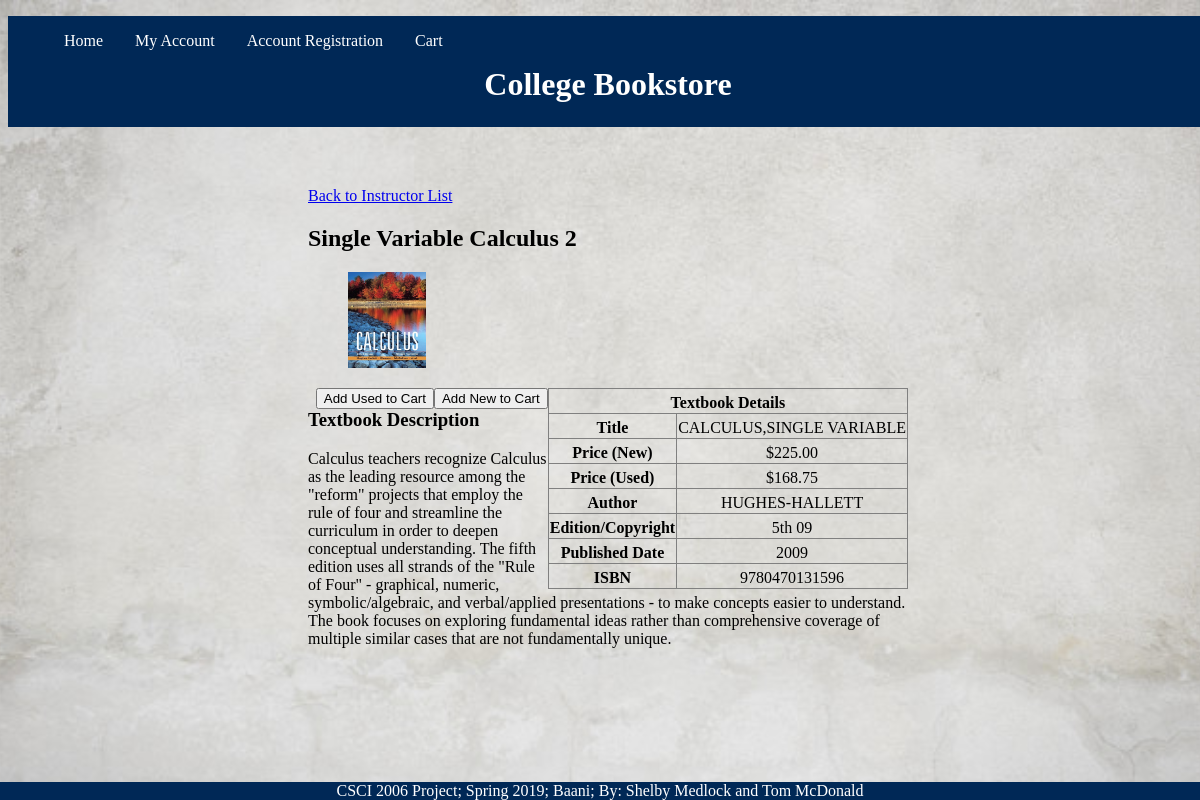
Screenshot of /bookPage.php?id=201 with the database file from the repository.
### tables this page shows
CREATE TABLE `subjects` (
  `title` varchar(255) DEFAULT NULL,
  `category` varchar(255) DEFAULT NULL,
  `subjectId` int(11) NOT NULL,
  `instructorId` int(11) NOT NULL
);

CREATE TABLE `schoolbooks` (
  `title` varchar(255) DEFAULT NULL,
  `author` varchar(255) DEFAULT NULL,
  `category` varchar(255) DEFAULT NULL,
  `subjectId` int(11) NOT NULL,
  `isbn` varchar(255) NOT NULL,
  `edition` varchar(255) DEFAULT NULL,
  `pubDate` varchar(255) DEFAULT NULL,
  `description` text,
  `newprice` double(100,2) DEFAULT NULL,
  `usedprice` double(100,2) DEFAULT NULL,
  `bookCover` varchar(255) DEFAULT NULL
);

### includes/bookPageSchool.inc.php (called while the page is built)
<?php
$subjectId = $_GET['id'];
$books = new SchoolBookDB($pdo);
$book = $books->findById($subjectId);
$subjects = new SubjectDB($pdo);
$subject = $subjects->findById($subjectId);
$subjectTitle = $subject['title'];
$title = $book['title'];
$newPrice = $book['newprice'];
$usedPrice = $book['usedprice'];
$img = $book['bookCover'];
$author = $book['author'];
$edition = $book['edition'];
$pubDate = $book['pubDate'];
$isbn = $book['isbn'];
$text = $book['description'];
?>

### includes/config.inc.php (called while the page is built, shortened)
<?php
spl_autoload_register(function ($class) {
    $file = 'lib/' . $class . '.class.php';
});
?>

### lib/SubjectDB.class.php (called while the page is built, shortened)
<?php
  class SubjectDB{
    private $pdo = null;
    private static $baseSQL = "SELECT * FROM Subjects";
    public function __construct($connection) {
        $this->pdo = $connection;
    }
    public function findById($id){
      $sql = self::$baseSQL.' WHERE subjectId=?';
      $statement = DatabaseHelper::runQuery($this->pdo, $sql, Array($id));
      return $statement->fetch();
    }
  }
?>

### lib/DatabaseHelper.class.php (called while the page is built, shortened)
<?php
class DatabaseHelper {
    public static function runQuery($pdo, $sql, $parameters=array())     {
        $statement = null;
        if (count($parameters) > 0) {
            $statement = $pdo->prepare($sql);
            $executedOk = $statement->execute($parameters);
        } else {
            $statement = $pdo->query($sql);
            if (!$statement) {
                throw new PDOException;
            }
        }
        return $statement;
    }
}
?>

### lib/SchoolBookDB.class.php (called while the page is built, shortened)
<?php
  class SchoolBookDB{
    private $pdo = null;
    private static $baseSQL = "SELECT * FROM SchoolBooks";
    public function __construct($connection) {
        $this->pdo = $connection;
    }
    public function findById($id){
      $sql = self::$baseSQL.' WHERE subjectId=?';
      $statement = DatabaseHelper::runQuery($this->pdo, $sql, Array($id));
      return $statement->fetch();
    }
  }
?>

### bookPage.php (the view, shortened to what this page needs)
<?php
	include "includes/config.inc.php";
	$subjectId = null;
	$postId = null;
	$inCart = false;
	if(isset($_GET['id'])){
		include "includes/bookPageSchool.inc.php";
	}
	include "includes/addToCart.inc.php";
?>
<!DOCTYPE html>
<html lang="en">
	<head>
		<link href="css/mainStyles.css" rel="stylesheet"/>
	</head>
	<body>
		<?php include "includes/header.inc.php";?>
		<article class="book">
			<?php
				if ($subjectId != null) {
					echo "<a href=\"instructorList.php\">Back to Instructor List</a>";
				}
			?>
			<h2><?php if ($subjectId != null) {
				echo $subjectTitle;
			}
			?></h2>
			<figure class="bookImg">
				<img src="images/<?php echo $img; ?>" alt="<?php echo $title; ?>" height="15%" width="15%">
			</figure>
			<form method="post" action="<?php
																		if ($subjectId != null) {
																			echo $_SERVER["PHP_SELF"]."?id=".$subjectId;
																		}
																		if ($postId != null) {
																			echo $_SERVER["PHP_SELF"]."?postId=".$postId;
																		}
																	?>">
			<table class="bookpagetable">
				<thead>
					<tr>
						<th colspan="2">Textbook Details</th>
					</tr>
				</thead>
				<tbody>
					<tr>
						<td><strong>Title</strong></td>
						<td id="bTitle" name="title"><?php echo $title; ?></td>
					</tr>
					<?php
						if($subjectId != null){
							echo "<tr>
								<td><strong>Price (New)</strong></td>
								<td id=\"bNewPrice\">$".$newPrice."</td>
							</tr>
							<tr>
								<td><strong>Price (Used)</strong></td>
								<td id=\"bUsedPrice\">$".$usedPrice."</td>
							</tr>";
						}
					?>
					<tr>
						<td><strong>Author</strong></td>
						<td><?php echo $author; ?></td>
					</tr>
					<?php
						if ($subjectId != null) {
							echo "<tr>
								<td><strong>Edition/Copyright</strong></td>
								<td>".$edition."</td>
							</tr>
							<tr>
								<td><strong>Published Date</strong></td>
								<td>".$pubDate."</td>
							</tr>";
						}
					?>
					<tr>
						<td><strong>ISBN</strong></td>
						<td name="isbn"><?php echo $isbn; ?></td>
					</tr>
				</tbody>
			</table>
			<?php
				if (isset($_COOKIE[$subjectId]) || $inCart) {
					echo "<p>In Cart</p>";
				}else {
					if ($subjectId != null) {
						echo "<input type=\"submit\" id=\"newButton\" name=\"newButton\" value=\"Add New to Cart\">
						<input type=\"submit\" id=\"usedButton\" name=\"usedButton\" value=\"Add Used to Cart\">";
					}
				}
			?>
			</form>
			<?php
				if($subjectId != null){
					echo "<section>
						<h3>Textbook Description</h3>
						<p>".$text."</P>
					</section>";
				}
			?>
		</article>
		<?php include "includes/footer.inc.php";?>
	</body>
</html>

### css/mainStyles.css (style rules this page uses)
body { background-image: url("../images/background.png"); background-size: 100%; width: 100%; }
.bookpagetable,.bookpagetable th,.bookpagetable tr,.bookpagetable td, #cartTable, #cartTable th, #cartTable td, #checkoutTable, #checkoutTable th, #checkoutTable td, #detailsTable, #detailsTable th, #detailsTable td { border: 1px solid grey; border-collapse: collapse; text-align: center; }
.book { margin: 5% 25%; }
.bookpagetable { float: right; }
#newButton, #usedButton, #addCartButton { float: right; }
th, td { padding-top: 5px; }

### rows the page displays
subjects: title "Single Variable Calculus 2"
schoolbooks: bookCover (picture), title "CALCULUS,SINGLE VARIABLE", newprice "225.00", usedprice "168.75", author "HUGHES-HALLETT", edition "5th 09", pubDate "2009", isbn "9780470131596", description "Calculus teachers recognize Calculus as the leading resource among the \"reform\" projects that employ the rule of four and streamline the curriculum in order to deepen conceptual understanding. The fifth edition uses all strands of the \"Rule of Four\" - graphical, numeric, symbolic/algebraic, and verbal/applied presentations - to make concepts easier to understand. The book focuses on exploring fundamental ideas rather than comprehensive coverage of multiple similar cases that are not fundamentally unique."
